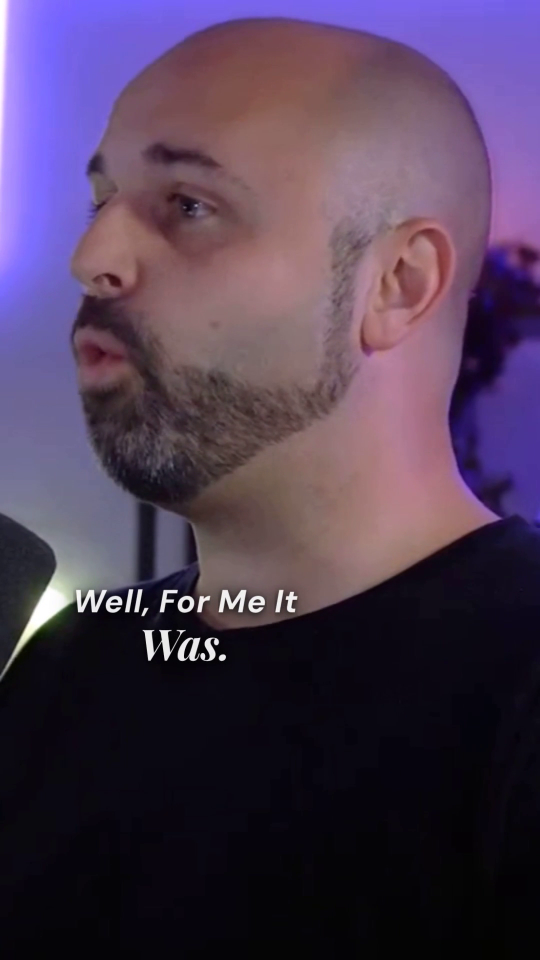
#> input picture scratch/test_conformance_frames/frame_22.0s.png, 1080 x 1920 px, found by its file name (shown at 1/2 size)
$ python inspect_22.py
#> lines starting #> are read from the running program, lines starting #| are printed output that depends on the picture; after the words box and inside, x2 and y2 are one past the last pixel; in counts of white or black regions, pixels touching at a corner belong together
#> further down, img is the input picture: shape (1920, 1080, 3); mean B, G, R 83.6, 59.7, 77.1
#| Image shape: (1920, 1080, 3)
### mini_run_pipeline/policy_check.py
"""policy_check.py - Post-render conformance checker for Mini Runs pipeline.

Validates safe-region bounds, line-count / tall-stack contract, single-contact shadow,
hero-only glow budget, and look policy (teal intensity cap <= 0.70 & pixel A/B acceptance).
Emits policyReport into the final receipt.
"""
from __future__ import annotations

import re
import shutil
import subprocess
import time
from pathlib import Path
from typing import Any, Dict, List, Optional, Sequence, Tuple

from mini_run_pipeline.typography import estimate_layer_width_px
from mini_run_pipeline.pipeline import resolve_chunk_zone

DEFAULT_INSPECTION_TIMESTAMPS: Tuple[float, ...] = (1.8, 4.6, 8.6, 15.0, 22.5, 28.0)
MAX_SAFE_WIDTH_PX: float = 820.0
MAX_HERO_GLOW_ALPHA: float = 0.35
MAX_TEAL_LOOK_INTENSITY: float = 0.70
VERTICAL_TALL_PRESETS = frozenset({
    "canva_tall_glyph_stack",
    "vertical_glyph_tower",
    "stacked_vertical_subword_drop",
})


# [36 lines left out: function extract_manifest_layers, not called in this run]


SAFE_MARGIN_X_PX: float = 130.0
SAFE_MARGIN_Y_PX: float = 160.0
CANVAS_WIDTH_PX: int = 1080
CANVAS_HEIGHT_PX: int = 1920


def measure_frame_text_pixel_bounds(
    frame_path_or_rgb: Any,
    safe_margin_x: float = SAFE_MARGIN_X_PX,
    safe_margin_y: float = SAFE_MARGIN_Y_PX,
    width: int = CANVAS_WIDTH_PX,
    expected_y_center: Optional[float] = None,
    expected_x_center: Optional[float] = None,
) -> Dict[str, Any]:
    """Measure actual pixel bounding box and safe-margin edge bleed from rendered frame."""
#> called with safe_margin_x = 130, safe_margin_y = 160, width = 1080
    try:
        import numpy as np
        from PIL import Image
    except ImportError:
        return {"status": "skipped", "reason": "numpy_or_pillow_unavailable", "detected": False}

    if isinstance(frame_path_or_rgb, (str, Path)):
        p = Path(frame_path_or_rgb)
        if not p.exists():
            return {"status": "skipped", "reason": f"file_not_found: {p}", "detected": False}
        try:
            img = Image.open(p).convert("RGB")
#> img: PIL image 1080x1920 RGB
            arr = np.array(img)
        except Exception as err:
            return {"status": "skipped", "reason": f"image_load_failed: {err}", "detected": False}
    elif isinstance(frame_path_or_rgb, np.ndarray):
        arr = frame_path_or_rgb
    else:
        return {"status": "skipped", "reason": "invalid_frame_data", "detected": False}

    h, w = arr.shape[:2]
    # Restrict vertical search zone: if expected_y_center is provided, focus on that text region
    if expected_y_center is not None:
        y_start = max(50, int(expected_y_center - 220))
        y_end = min(h - 50, int(expected_y_center + 220))
    else:
        # Default scan zone: lower caption region only (y > 52% of frame height).
        # Caption text in 9:16 portrait (1080x1920) is always placed in the lower half.
        # Starting at y=500 incorrectly captures the lower edge of the subject matte
        # silhouette (yuv420p, no alpha) which occupies the upper body region ~y=150-600.
        # Raising to y=1000 (52% of 1920) keeps all matte-body pixels out of the scan.
        y_start = min(h - 50, 1000)
        y_end = min(h, 1850)
    sub = arr[y_start:y_end, :]

    r = sub[:, :, 0].astype(float)
    g = sub[:, :, 1].astype(float)
    b = sub[:, :, 2].astype(float)
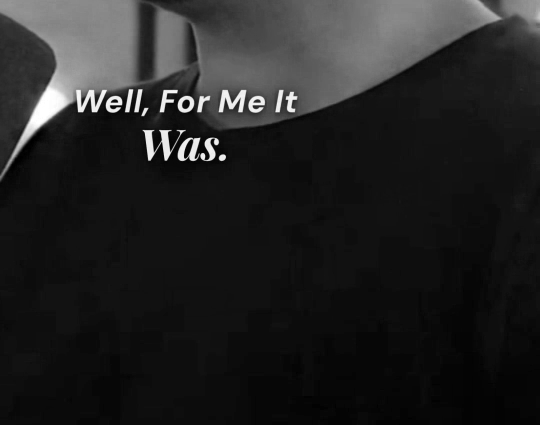
#> b: shape (850, 1080) float64 (shown at 1/2 size); min 0, max 255, mean 35.5
    lum = 0.299 * r + 0.587 * g + 0.114 * b

    # Text glyph mask: adaptive to background canvas polarity (paper/editorial light vs obsidian dark)
    # Excludes low-luminance skin tones and dark studio reflections
    med_lum = float(np.median(lum)) if lum.size > 0 else 0.0
#> med_lum = 8.74
    cyan_text = (b > 130) & (g > 130) & (r < 110)
#> cyan_text: shape (850, 1080) bool; every value is 0
    warm_text = (r > 175) & (g > 130) & (b < 80)
    if med_lum > 140.0:
        # High-key / paper / editorial canvas: text glyphs are dark contrast strokes against light paper
        dark_text = lum < (med_lum - 50.0)
        mask = dark_text | cyan_text | warm_text
    else:
        # Low-key / obsidian canvas: text glyphs are bright or vibrant colored strokes.
        # Exclude human skin chromaticity (e.g. gesturing hands, fingers) where r > g > b, (r - b) > 30, lum < 210.
        is_skin = (r > g) & (g > b) & ((r - b) > 30) & ((r - g) > 15) & (lum < 210.0)
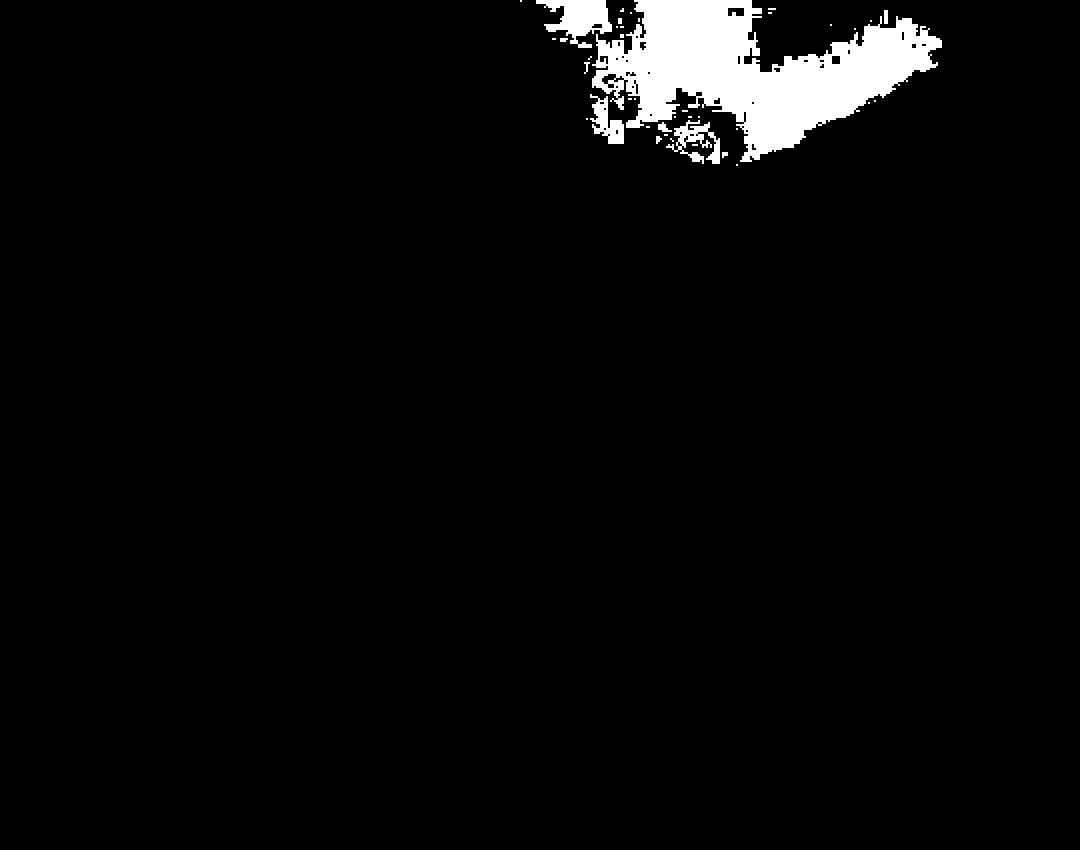
#> is_skin: shape (850, 1080) bool; 3.5% white; 40 white regions (29 under 20 px), largest, box (x1, y1, x2, y2) and area: (592, 0, 942, 162) 27656, (536, 0, 612, 48) 1912, (666, 120, 720, 164) 940
        bright_text = (lum > 160.0) & (~is_skin)
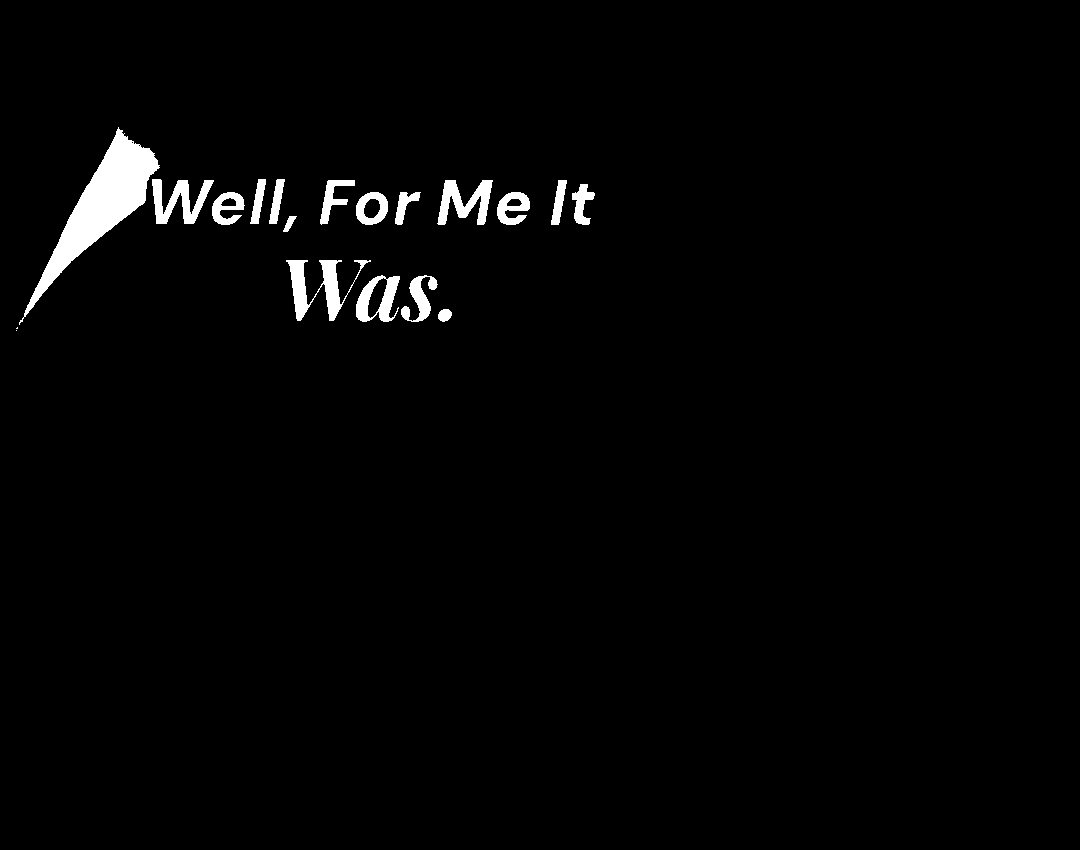
#> bright_text: shape (850, 1080) bool; 1.9% white; 19 white regions (2 under 20 px), largest, box (x1, y1, x2, y2) and area: (19, 127, 160, 325) 6784, (286, 260, 371, 321) 1728, (152, 179, 214, 224) 1329
        mask = bright_text | cyan_text | warm_text


    col_counts = np.sum(mask, axis=0)
#> col_counts = 1080 values, max 96 at index 118, min 0 at index 0, mean 16.31
    active_cols = np.where(col_counts >= 8)[0]
#> active_cols = 501 values from 27 to 592
    if len(active_cols) == 0:
        return {
            "status": "passed",
            "detected": False,
            "edgeBleed": False,
            "bleedSide": "none",
            "leftClearancePx": float(w),
            "rightClearancePx": float(w),
            "bbox": None,
        }

    splits = np.where(np.diff(active_cols) > 48)[0]
#> splits = empty array
    segments = np.split(active_cols, splits + 1)
#> segments = 1 item
    valid_segs = [s for s in segments if (s.max() - s.min() >= 40 and np.sum(col_counts[s]) >= 250)]
#> valid_segs = 1 item
    if not valid_segs:
        return {
            "status": "passed",
            "detected": False,
            "edgeBleed": False,
            "bleedSide": "none",
            "leftClearancePx": float(w),
            "rightClearancePx": float(w),
            "bbox": None,
        }
    if expected_x_center is not None:
        best_seg = min(valid_segs, key=lambda s: abs((s.min() + s.max()) / 2.0 - expected_x_center))
    else:
        best_seg = max(valid_segs, key=lambda s: np.sum(col_counts[s]))
#> best_seg = 501 values from 27 to 592
    x_min = int(best_seg.min())
#> x_min = 27
    x_max = int(best_seg.max())
#> x_max = 592

    sub_col = mask[:, x_min : x_max + 1]
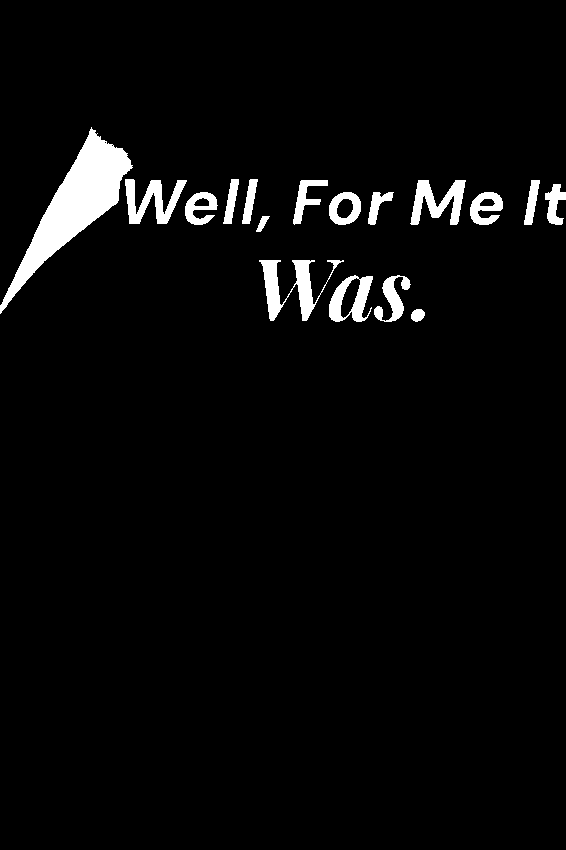
#> sub_col: shape (850, 566) bool; 3.7% white; 17 white regions, largest, box (x1, y1, x2, y2) and area: (0, 127, 133, 314) 6752, (259, 260, 344, 321) 1728, (125, 179, 187, 224) 1329
    row_counts = np.sum(sub_col, axis=1)
#> row_counts = 850 values, max 285 at index 198, min 0 at index 0, mean 20.67
    active_rows = np.where(row_counts > 2)[0]
#> active_rows = 193 values from 129 to 321
    y_min = int(active_rows.min() + y_start) if len(active_rows) > 0 else y_start
#> y_min = 1129
    y_max = int(active_rows.max() + y_start) if len(active_rows) > 0 else y_end
#> y_max = 1321

    # Guard: reject detections whose vertical span exceeds caption text bounds.
    # Caption text (even 3 stacked lines at large font) measures <= 180px tall.
    # A foreground matte silhouette (yuv420p, no alpha channel) renders as an opaque
    # block and will measure 300-500px tall — misidentified as edge-bleeding text.
    # Threshold 200px leaves headroom above the tallest legitimate caption stack.
    detected_height = y_max - y_min
#> detected_height = 192
    if detected_height > 200:
        return {
            "status": "passed",
            "detected": False,
            "edgeBleed": False,
            "bleedSide": "none",
            "leftClearancePx": float(w),
            "rightClearancePx": float(w),
            "bbox": None,
            "note": f"detection_rejected_as_non_text: height={detected_height}px exceeds 200px caption cap",
        }

    left_c = float(x_min)
#> left_c = 27
    right_c = float(w - x_max)
#> right_c = 488
    has_left_bleed = left_c < (safe_margin_x - 1.0)
#> has_left_bleed = True
    has_right_bleed = right_c < (safe_margin_x - 1.0)
#> has_right_bleed = False
    edge_bleed = has_left_bleed or has_right_bleed
#> edge_bleed = True
    bleed_side = "both" if (has_left_bleed and has_right_bleed) else ("left" if has_left_bleed else ("right" if has_right_bleed else "none"))
#> bleed_side = 'left'

    return {
        "status": "passed" if not edge_bleed else "failed",
        "detected": True,
        "bbox": {
            "xMin": x_min,
            "xMax": x_max,
            "yMin": y_min,
            "yMax": y_max,
            "width": x_max - x_min,
            "height": y_max - y_min,
        },
        "leftClearancePx": left_c,
        "rightClearancePx": right_c,
        "edgeBleed": edge_bleed,
        "bleedSide": bleed_side,
    }


# [759 lines left out: functions validate_safe_region_bounds, validate_safe_region_bounds_with_frames, measure_pixel_row_projection_lines, validate_line_count_and_wrap, validate_head_occlusion, validate_cranial_halo_guard and 1 more, not called in this run]


MIN_VISIBILITY_CONTRAST_DELTA: float = 3.5


# [566 lines left out: functions validate_text_visibility_contrast, validate_shadow_glow_budget, compute_pixel_ab_metrics, validate_look_conformance, extract_conformance_frames, run_post_render_conformance_check, not called in this run]


run_conformance_check = run_post_render_conformance_check

### scratch/inspect_22.py
import sys
sys.path.insert(0, '.')
import cv2
import numpy as np
from mini_run_pipeline.policy_check import measure_frame_text_pixel_bounds

frame_path = 'scratch/test_conformance_frames/frame_22.0s.png'
img = cv2.imread(frame_path)
print("Image shape:", img.shape)
res = measure_frame_text_pixel_bounds(frame_path)
#> res = 7 items
print("measure_frame_text_pixel_bounds result:", res)
#> (printed output is left out)
